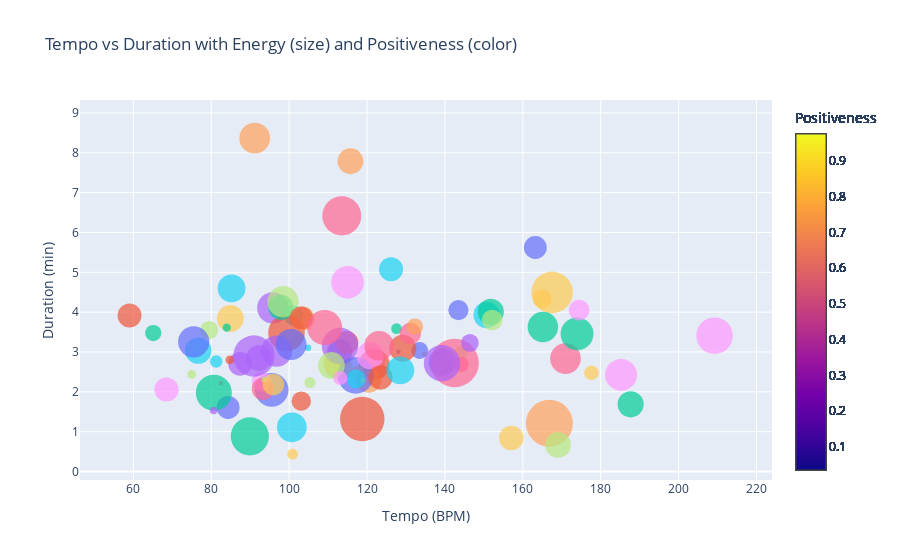

The code cell stored with this chart in its notebook:
### Markdown cell above
The distributions show that the Tempo, Key, Energy, Danceability and Valence are somewhat normally distributed with some double peaks. Songs are generally on the louder side and between 100-200 seconds (approx.1.5 to 3 minutes).

### Code cell
# Create Bubble Chart
fig = go.Figure()
# Add traces for each track
for index, row in filtered_df.iterrows():
    fig.add_trace(go.Scatter(
        x=[row['Tempo']],
        y=[row['Duration']/(1000*60)],
        mode='markers',
        marker=dict(
            size=row['Energy'] * 50,  # Adjust the size of the bubbles based on Energy
            color=row['Valence'],  # Use Valence for the color of the bubbles
            #colorscale= 'RdYlBu',  # Set the color scale from red to blue
            cmin=filtered_df['Valence'].min(),  # Set the minimum value for the color scale
            cmax=filtered_df['Valence'].max(),  # Set the maximum value for the color scale
            opacity= 0.7, # Set the opacity based on Normalized Loudness
            colorbar=dict(
                title='Positiveness'  # Label for the colorbar
            )
        ),
        text=row['Track Name'],  # Text to display when hovering over the bubbles
        hoverinfo='text',  showlegend=False,
    ))

# Update layout
fig.update_layout(
    title='Tempo vs Duration with Energy (size) and Positiveness (color)',
    xaxis=dict(title='Tempo (BPM)'),
    yaxis=dict(title='Duration (min)')
)

# Show the plot
fig.show()

### Figure 1 — Plotly figure (JSON) as saved in the notebook; plotly's stock layout.template omitted (floating-point values rounded to 4 significant figures)
{"data": [{"hoverinfo": "text", "marker": {"cmax": 0.975, "cmin": 0.0357, "color": 0.175, "colorbar": {"title": {"text": "Positiveness"}}, "opacity": 0.7, "size": 22.85}, "mode": "markers", "showlegend": false, "text": "A Day In The Life - Remastered 2009", "type": "scatter", "x": [163.2], "y": [5.624]}, {"hoverinfo": "text", "marker": {"cmax": 0.975, "cmin": 0.0357, "color": 0.879, "colorbar": {"title": {"text": "Positiveness"}}, "opacity": 0.7, "size": 44.45}, "mode": "markers", "showlegend": false, "text": "Sgt. Pepper's Lonely Hearts Club Band - Reprise / Remastered 2009", "type": "scatter", "x": [118.8], "y": [1.318]}, {"hoverinfo": "text", "marker": {"cmax": 0.975, "cmin": 0.0357, "color": 0.393, "colorbar": {"title": {"text": "Positiveness"}}, "opacity": 0.7, "size": 10.7}, "mode": "markers", "showlegend": false, "text": "She's Leaving Home - Remastered 2009", "type": "scatter", "x": [127.6], "y": [3.586]}, {"hoverinfo": "text", "marker": {"cmax": 0.975, "cmin": 0.0357, "color": 0.63, "colorbar": {"title": {"text": "Positiveness"}}, "opacity": 0.7, "size": 23.55}, "mode": "markers", "showlegend": false, "text": "Lovely Rita - Remastered 2009", "type": "scatter", "x": [87.38], "y": [2.702]}, {"hoverinfo": "text", "marker": {"cmax": 0.975, "cmin": 0.0357, "color": 0.661, "colorbar": {"title": {"text": "Positiveness"}}, "opacity": 0.7, "size": 12.05}, "mode": "markers", "showlegend": false, "text": "When I'm Sixty Four - Remastered 2009", "type": "scatter", "x": [140.4], "y": [2.628]}, {"hoverinfo": "text", "marker": {"cmax": 0.975, "cmin": 0.0357, "color": 0.354, "colorbar": {"title": {"text": "Positiveness"}}, "opacity": 0.7, "size": 23.95}, "mode": "markers", "showlegend": false, "text": "Within You Without You - Remastered 2009", "type": "scatter", "x": [126.2], "y": [5.078]}, {"hoverinfo": "text", "marker": {"cmax": 0.975, "cmin": 0.0357, "color": 0.71, "colorbar": {"title": {"text": "Positiveness"}}, "opacity": 0.7, "size": 20.65}, "mode": "markers", "showlegend": false, "text": "Being For The Benefit Of Mr. Kite! - Remastered 2009", "type": "scatter", "x": [111.9], "y": [2.626]}, {"hoverinfo": "text", "marker": {"cmax": 0.975, "cmin": 0.0357, "color": 0.619, "colorbar": {"title": {"text": "Positiveness"}}, "opacity": 0.7, "size": 25.35}, "mode": "markers", "showlegend": false, "text": "Fixing A Hole - Remastered 2009", "type": "scatter", "x": [113.0], "y": [2.614]}, {"hoverinfo": "text", "marker": {"cmax": 0.975, "cmin": 0.0357, "color": 0.764, "colorbar": {"title": {"text": "Positiveness"}}, "opacity": 0.7, "size": 23.55}, "mode": "markers", "showlegend": false, "text": "Getting Better - Remastered 2009", "type": "scatter", "x": [121.7], "y": [2.802]}, {"hoverinfo": "text", "marker": {"cmax": 0.975, "cmin": 0.0357, "color": 0.803, "colorbar": {"title": {"text": "Positiveness"}}, "opacity": 0.7, "size": 25.75}, "mode": "markers", "showlegend": false, "text": "With A Little Help From My Friends - Remastered 2009", "type": "scatter", "x": [112.0], "y": [2.735]}, {"hoverinfo": "text", "marker": {"cmax": 0.975, "cmin": 0.0357, "color": 0.583, "colorbar": {"title": {"text": "Positiveness"}}, "opacity": 0.7, "size": 33.65}, "mode": "markers", "showlegend": false, "text": "Sgt. Pepper's Lonely Hearts Club Band - Remastered 2009", "type": "scatter", "x": [95.51], "y": [2.048]}, {"hoverinfo": "text", "marker": {"cmax": 0.975, "cmin": 0.0357, "color": 0.93, "colorbar": {"title": {"text": "Positiveness"}}, "opacity": 0.7, "size": 30.9}, "mode": "markers", "showlegend": false, "text": "Good Morning Good Morning - Remastered 2009", "type": "scatter", "x": [121.8], "y": [2.687]}, {"hoverinfo": "text", "marker": {"cmax": 0.975, "cmin": 0.0357, "color": 0.668, "colorbar": {"title": {"text": "Positiveness"}}, "opacity": 0.7, "size": 16.25}, "mode": "markers", "showlegend": false, "text": "Lucy In The Sky With Diamonds - Remastered 2009", "type": "scatter", "x": [65.09], "y": [3.474]}, {"hoverinfo": "text", "marker": {"cmax": 0.975, "cmin": 0.0357, "color": 0.255, "colorbar": {"title": {"text": "Positiveness"}}, "opacity": 0.7, "size": 31.35}, "mode": "markers", "showlegend": false, "text": "Strawberry Fields Forever - Stereo Mix 2015", "type": "scatter", "x": [95.8], "y": [4.107]}, {"hoverinfo": "text", "marker": {"cmax": 0.975, "cmin": 0.0357, "color": 0.641, "colorbar": {"title": {"text": "Positiveness"}}, "opacity": 0.7, "size": 26.8}, "mode": "markers", "showlegend": false, "text": "Penny Lane - Stereo Mix 2017", "type": "scatter", "x": [112.9], "y": [2.986]}, {"hoverinfo": "text", "marker": {"cmax": 0.975, "cmin": 0.0357, "color": 0.0378, "colorbar": {"title": {"text": "Positiveness"}}, "opacity": 0.7, "size": 20.35}, "mode": "markers", "showlegend": false, "text": "Blue Jay Way - Remastered 2009", "type": "scatter", "x": [101.1], "y": [3.918]}, {"hoverinfo": "text", "marker": {"cmax": 0.975, "cmin": 0.0357, "color": 0.338, "colorbar": {"title": {"text": "Positiveness"}}, "opacity": 0.7, "size": 30.65}, "mode": "markers", "showlegend": false, "text": "Magical Mystery Tour - Remastered 2009", "type": "scatter", "x": [171.0], "y": [2.835]}, {"hoverinfo": "text", "marker": {"cmax": 0.975, "cmin": 0.0357, "color": 0.49, "colorbar": {"title": {"text": "Positiveness"}}, "opacity": 0.7, "size": 13}, "mode": "markers", "showlegend": false, "text": "The Fool On The Hill - Remastered 2009", "type": "scatter", "x": [144.2], "y": [2.985]}, {"hoverinfo": "text", "marker": {"cmax": 0.975, "cmin": 0.0357, "color": 0.261, "colorbar": {"title": {"text": "Positiveness"}}, "opacity": 0.7, "size": 19.75}, "mode": "markers", "showlegend": false, "text": "Flying - Remastered 2009", "type": "scatter", "x": [92.93], "y": [2.259]}, {"hoverinfo": "text", "marker": {"cmax": 0.975, "cmin": 0.0357, "color": 0.724, "colorbar": {"title": {"text": "Positiveness"}}, "opacity": 0.7, "size": 14.65}, "mode": "markers", "showlegend": false, "text": "Your Mother Should Know - Remastered 2009", "type": "scatter", "x": [117.6], "y": [2.474]}, {"hoverinfo": "text", "marker": {"cmax": 0.975, "cmin": 0.0357, "color": 0.49, "colorbar": {"title": {"text": "Positiveness"}}, "opacity": 0.7, "size": 24.4}, "mode": "markers", "showlegend": false, "text": "Penny Lane - Remastered 2009", "type": "scatter", "x": [113.0], "y": [3.015]}, {"hoverinfo": "text", "marker": {"cmax": 0.975, "cmin": 0.0357, "color": 0.806, "colorbar": {"title": {"text": "Positiveness"}}, "opacity": 0.7, "size": 36.65}, "mode": "markers", "showlegend": false, "text": "Hello, Goodbye - Remastered 2009", "type": "scatter", "x": [99.31], "y": [3.481]}, {"hoverinfo": "text", "marker": {"cmax": 0.975, "cmin": 0.0357, "color": 0.289, "colorbar": {"title": {"text": "Positiveness"}}, "opacity": 0.7, "size": 25.1}, "mode": "markers", "showlegend": false, "text": "Strawberry Fields Forever - Remastered 2009", "type": "scatter", "x": [97.87], "y": [4.122]}, {"hoverinfo": "text", "marker": {"cmax": 0.975, "cmin": 0.0357, "color": 0.467, "colorbar": {"title": {"text": "Positiveness"}}, "opacity": 0.7, "size": 31.25}, "mode": "markers", "showlegend": false, "text": "Baby, You're A Rich Man - Remastered 2009", "type": "scatter", "x": [96.75], "y": [3.022]}, {"hoverinfo": "text", "marker": {"cmax": 0.975, "cmin": 0.0357, "color": 0.653, "colorbar": {"title": {"text": "Positiveness"}}, "opacity": 0.7, "size": 24}, "mode": "markers", "showlegend": false, "text": "All You Need Is Love - Remastered 2009", "type": "scatter", "x": [103.4], "y": [3.84]}, {"hoverinfo": "text", "marker": {"cmax": 0.975, "cmin": 0.0357, "color": 0.654, "colorbar": {"title": {"text": "Positiveness"}}, "opacity": 0.7, "size": 27.8}, "mode": "markers", "showlegend": false, "text": "I Am The Walrus - Remastered 2009", "type": "scatter", "x": [85.21], "y": [4.598]}, {"hoverinfo": "text", "marker": {"cmax": 0.975, "cmin": 0.0357, "color": 0.52, "colorbar": {"title": {"text": "Positiveness"}}, "opacity": 0.7, "size": 22.25}, "mode": "markers", "showlegend": false, "text": "Piggies - Remastered 2009", "type": "scatter", "x": [93.25], "y": [2.071]}, {"hoverinfo": "text", "marker": {"cmax": 0.975, "cmin": 0.0357, "color": 0.372, "colorbar": {"title": {"text": "Positiveness"}}, "opacity": 0.7, "size": 6.35}, "mode": "markers", "showlegend": false, "text": "Blackbird - Remastered 2009", "type": "scatter", "x": [93.7], "y": [2.306]}, {"hoverinfo": "text", "marker": {"cmax": 0.975, "cmin": 0.0357, "color": 0.717, "colorbar": {"title": {"text": "Positiveness"}}, "opacity": 0.7, "size": 24.15}, "mode": "markers", "showlegend": false, "text": "I'm So Tired - Remastered 2009", "type": "scatter", "x": [68.49], "y": [2.058]}, {"hoverinfo": "text", "marker": {"cmax": 0.975, "cmin": 0.0357, "color": 0.824, "colorbar": {"title": {"text": "Positiveness"}}, "opacity": 0.7, "size": 14.6}, "mode": "markers", "showlegend": false, "text": "Martha My Dear - Remastered 2009", "type": "scatter", "x": [177.6], "y": [2.476]}, {"hoverinfo": "text", "marker": {"cmax": 0.975, "cmin": 0.0357, "color": 0.44, "colorbar": {"title": {"text": "Positiveness"}}, "opacity": 0.7, "size": 27}, "mode": "markers", "showlegend": false, "text": "Happiness Is A Warm Gun - Remastered 2009", "type": "scatter", "x": [139.3], "y": [2.742]}, {"hoverinfo": "text", "marker": {"cmax": 0.975, "cmin": 0.0357, "color": 0.648, "colorbar": {"title": {"text": "Positiveness"}}, "opacity": 0.7, "size": 22.95}, "mode": "markers", "showlegend": false, "text": "The Continuing Story Of Bungalow Bill - Remastered 2009", "type": "scatter", "x": [114.8], "y": [3.236]}, {"hoverinfo": "text", "marker": {"cmax": 0.975, "cmin": 0.0357, "color": 0.152, "colorbar": {"title": {"text": "Positiveness"}}, "opacity": 0.7, "size": 38.15}, "mode": "markers", "showlegend": false, "text": "Wild Honey Pie - Remastered 2009", "type": "scatter", "x": [89.9], "y": [0.8829]}, {"hoverinfo": "text", "marker": {"cmax": 0.975, "cmin": 0.0357, "color": 0.975, "colorbar": {"title": {"text": "Positiveness"}}, "opacity": 0.7, "size": 36.4}, "mode": "markers", "showlegend": false, "text": "Ob-La-Di, Ob-La-Da - Remastered 2009", "type": "scatter", "x": [113.1], "y": [3.149]}, {"hoverinfo": "text", "marker": {"cmax": 0.975, "cmin": 0.0357, "color": 0.789, "colorbar": {"title": {"text": "Positiveness"}}, "opacity": 0.7, "size": 25.5}, "mode": "markers", "showlegend": false, "text": "Glass Onion - Remastered 2009", "type": "scatter", "x": [120.4], "y": [2.297]}, {"hoverinfo": "text", "marker": {"cmax": 0.975, "cmin": 0.0357, "color": 0.332, "colorbar": {"title": {"text": "Positiveness"}}, "opacity": 0.7, "size": 26.45}, "mode": "markers", "showlegend": false, "text": "Dear Prudence - Remastered 2009", "type": "scatter", "x": [150.7], "y": [3.93]}, {"hoverinfo": "text", "marker": {"cmax": 0.975, "cmin": 0.0357, "color": 0.494, "colorbar": {"title": {"text": "Positiveness"}}, "opacity": 0.7, "size": 48.45}, "mode": "markers", "showlegend": false, "text": "Back In The U.S.S.R. - Remastered 2009", "type": "scatter", "x": [142.5], "y": [2.724]}, {"hoverinfo": "text", "marker": {"cmax": 0.975, "cmin": 0.0357, "color": 0.648, "colorbar": {"title": {"text": "Positiveness"}}, "opacity": 0.7, "size": 18.15}, "mode": "markers", "showlegend": false, "text": "Rocky Raccoon - Remastered 2009", "type": "scatter", "x": [79.46], "y": [3.552]}, {"hoverinfo": "text", "marker": {"cmax": 0.975, "cmin": 0.0357, "color": 0.702, "colorbar": {"title": {"text": "Positiveness"}}, "opacity": 0.7, "size": 32.7}, "mode": "markers", "showlegend": false, "text": "While My Guitar Gently Weeps - Remastered 2009", "type": "scatter", "x": [115], "y": [4.75]}, {"hoverinfo": "text", "marker": {"cmax": 0.975, "cmin": 0.0357, "color": 0.946, "colorbar": {"title": {"text": "Positiveness"}}, "opacity": 0.7, "size": 26.85}, "mode": "markers", "showlegend": false, "text": "Don't Pass Me By - Remastered 2009", "type": "scatter", "x": [84.89], "y": [3.841]}, {"hoverinfo": "text", "marker": {"cmax": 0.975, "cmin": 0.0357, "color": 0.81, "colorbar": {"title": {"text": "Positiveness"}}, "opacity": 0.7, "size": 36.55}, "mode": "markers", "showlegend": false, "text": "Everybody's Got Something To Hide Except Me And My Monkey - Remastered 2009", "type": "scatter", "x": [117.1], "y": [2.413]}, {"hoverinfo": "text", "marker": {"cmax": 0.975, "cmin": 0.0357, "color": 0.832, "colorbar": {"title": {"text": "Positiveness"}}, "opacity": 0.7, "size": 19.35}, "mode": "markers", "showlegend": false, "text": "I Will - Remastered 2009", "type": "scatter", "x": [103.1], "y": [1.766]}, {"hoverinfo": "text", "marker": {"cmax": 0.975, "cmin": 0.0357, "color": 0.957, "colorbar": {"title": {"text": "Positiveness"}}, "opacity": 0.7, "size": 26.1}, "mode": "markers", "showlegend": false, "text": "Why Don't We Do It In The Road? - Remastered 2009", "type": "scatter", "x": [187.7], "y": [1.686]}, {"hoverinfo": "text", "marker": {"cmax": 0.975, "cmin": 0.0357, "color": 0.178, "colorbar": {"title": {"text": "Positiveness"}}, "opacity": 0.7, "size": 17.75}, "mode": "markers", "showlegend": false, "text": "Good Night - Remastered 2009", "type": "scatter", "x": [146.4], "y": [3.229]}, {"hoverinfo": "text", "marker": {"cmax": 0.975, "cmin": 0.0357, "color": 0.101, "colorbar": {"title": {"text": "Positiveness"}}, "opacity": 0.7, "size": 30.75}, "mode": "markers", "showlegend": false, "text": "Revolution 9 - Remastered 2009", "type": "scatter", "x": [91.16], "y": [8.367]}, {"hoverinfo": "text", "marker": {"cmax": 0.975, "cmin": 0.0357, "color": 0.362, "colorbar": {"title": {"text": "Positiveness"}}, "opacity": 0.7, "size": 26.45}, "mode": "markers", "showlegend": false, "text": "Cry Baby Cry - Remastered 2009", "type": "scatter", "x": [76.64], "y": [3.035]}, {"hoverinfo": "text", "marker": {"cmax": 0.975, "cmin": 0.0357, "color": 0.553, "colorbar": {"title": {"text": "Positiveness"}}, "opacity": 0.7, "size": 14.85}, "mode": "markers", "showlegend": false, "text": "Honey Pie - Remastered 2009", "type": "scatter", "x": [144.2], "y": [2.686]}, {"hoverinfo": "text", "marker": {"cmax": 0.975, "cmin": 0.0357, "color": 0.695, "colorbar": {"title": {"text": "Positiveness"}}, "opacity": 0.7, "size": 31.3}, "mode": "markers", "showlegend": false, "text": "Revolution 1 - Remastered 2009", "type": "scatter", "x": [98.42], "y": [4.262]}, {"hoverinfo": "text", "marker": {"cmax": 0.975, "cmin": 0.0357, "color": 0.793, "colorbar": {"title": {"text": "Positiveness"}}, "opacity": 0.7, "size": 27.2}, "mode": "markers", "showlegend": false, "text": "Savoy Truffle - Remastered 2009", "type": "scatter", "x": [120.8], "y": [2.908]}, {"hoverinfo": "text", "marker": {"cmax": 0.975, "cmin": 0.0357, "color": 0.281, "colorbar": {"title": {"text": "Positiveness"}}, "opacity": 0.7, "size": 41.55}, "mode": "markers", "showlegend": false, "text": "Helter Skelter - Remastered 2009", "type": "scatter", "x": [167.5], "y": [4.496]}, {"hoverinfo": "text", "marker": {"cmax": 0.975, "cmin": 0.0357, "color": 0.671, "colorbar": {"title": {"text": "Positiveness"}}, "opacity": 0.7, "size": 31.2}, "mode": "markers", "showlegend": false, "text": "Sexy Sadie - Remastered 2009", "type": "scatter", "x": [75.48], "y": [3.254]}, {"hoverinfo": "text", "marker": {"cmax": 0.975, "cmin": 0.0357, "color": 0.401, "colorbar": {"title": {"text": "Positiveness"}}, "opacity": 0.7, "size": 8.9}, "mode": "markers", "showlegend": false, "text": "Mother Nature's Son - Remastered 2009", "type": "scatter", "x": [84.78], "y": [2.8]}, {"hoverinfo": "text", "marker": {"cmax": 0.975, "cmin": 0.0357, "color": 0.435, "colorbar": {"title": {"text": "Positiveness"}}, "opacity": 0.7, "size": 26.25}, "mode": "markers", "showlegend": false, "text": "Yer Blues - Remastered 2009", "type": "scatter", "x": [151.8], "y": [4.008]}, {"hoverinfo": "text", "marker": {"cmax": 0.975, "cmin": 0.0357, "color": 0.91, "colorbar": {"title": {"text": "Positiveness"}}, "opacity": 0.7, "size": 36.35}, "mode": "markers", "showlegend": false, "text": "Birthday - Remastered 2009", "type": "scatter", "x": [139.2], "y": [2.718]}, {"hoverinfo": "text", "marker": {"cmax": 0.975, "cmin": 0.0357, "color": 0.193, "colorbar": {"title": {"text": "Positiveness"}}, "opacity": 0.7, "size": 4.765}, "mode": "markers", "showlegend": false, "text": "Julia - Remastered 2009", "type": "scatter", "x": [134.7], "y": [2.944]}, {"hoverinfo": "text", "marker": {"cmax": 0.975, "cmin": 0.0357, "color": 0.163, "colorbar": {"title": {"text": "Positiveness"}}, "opacity": 0.7, "size": 6.45}, "mode": "markers", "showlegend": false, "text": "Long, Long, Long - Remastered 2009", "type": "scatter", "x": [104.8], "y": [3.105]}, {"hoverinfo": "text", "marker": {"cmax": 0.975, "cmin": 0.0357, "color": 0.199, "colorbar": {"title": {"text": "Positiveness"}}, "opacity": 0.7, "size": 39.05}, "mode": "markers", "showlegend": false, "text": "It's All Too Much - Remastered 2009", "type": "scatter", "x": [113.5], "y": [6.417]}, {"hoverinfo": "text", "marker": {"cmax": 0.975, "cmin": 0.0357, "color": 0.688, "colorbar": {"title": {"text": "Positiveness"}}, "opacity": 0.7, "size": 26.8}, "mode": "markers", "showlegend": false, "text": "Yellow Submarine - Remastered 2009", "type": "scatter", "x": [110.8], "y": [2.662]}, {"hoverinfo": "text", "marker": {"cmax": 0.975, "cmin": 0.0357, "color": 0.801, "colorbar": {"title": {"text": "Positiveness"}}, "opacity": 0.7, "size": 36.55}, "mode": "markers", "showlegend": false, "text": "Only A Northern Song - Remastered 2009", "type": "scatter", "x": [209.2], "y": [3.408]}, {"hoverinfo": "text", "marker": {"cmax": 0.975, "cmin": 0.0357, "color": 0.778, "colorbar": {"title": {"text": "Positiveness"}}, "opacity": 0.7, "size": 21.55}, "mode": "markers", "showlegend": false, "text": "All Together Now - Remastered 2009", "type": "scatter", "x": [95.94], "y": [2.182]}, {"hoverinfo": "text", "marker": {"cmax": 0.975, "cmin": 0.0357, "color": 0.947, "colorbar": {"title": {"text": "Positiveness"}}, "opacity": 0.7, "size": 30.85}, "mode": "markers", "showlegend": false, "text": "Hey Bulldog - Remastered 2009", "type": "scatter", "x": [100.5], "y": [3.188]}, {"hoverinfo": "text", "marker": {"cmax": 0.975, "cmin": 0.0357, "color": 0.627, "colorbar": {"title": {"text": "Positiveness"}}, "opacity": 0.7, "size": 23.15}, "mode": "markers", "showlegend": false, "text": "All You Need Is Love - Remastered 2009", "type": "scatter", "x": [103.1], "y": [3.854]}, {"hoverinfo": "text", "marker": {"cmax": 0.975, "cmin": 0.0357, "color": 0.0489, "colorbar": {"title": {"text": "Positiveness"}}, "opacity": 0.7, "size": 8.3}, "mode": "markers", "showlegend": false, "text": "Sea Of Monsters - Remastered 2009", "type": "scatter", "x": [83.97], "y": [3.612]}, {"hoverinfo": "text", "marker": {"cmax": 0.975, "cmin": 0.0357, "color": 0.0629, "colorbar": {"title": {"text": "Positiveness"}}, "opacity": 0.7, "size": 4.8}, "mode": "markers", "showlegend": false, "text": "Sea Of Time - Remastered 2009", "type": "scatter", "x": [128.1], "y": [3.004]}, {"hoverinfo": "text", "marker": {"cmax": 0.975, "cmin": 0.0357, "color": 0.0357, "colorbar": {"title": {"text": "Positiveness"}}, "opacity": 0.7, "size": 4.97}, "mode": "markers", "showlegend": false, "text": "Sea Of Holes - Remastered 2009", "type": "scatter", "x": [119.0], "y": [2.278]}, {"hoverinfo": "text", "marker": {"cmax": 0.975, "cmin": 0.0357, "color": 0.16, "colorbar": {"title": {"text": "Positiveness"}}, "opacity": 0.7, "size": 18.9}, "mode": "markers", "showlegend": false, "text": "March Of The Meanies - Remastered 2009", "type": "scatter", "x": [117.2], "y": [2.323]}, {"hoverinfo": "text", "marker": {"cmax": 0.975, "cmin": 0.0357, "color": 0.0462, "colorbar": {"title": {"text": "Positiveness"}}, "opacity": 0.7, "size": 4.51}, "mode": "markers", "showlegend": false, "text": "Pepperland Laid Waste - Remastered 2009", "type": "scatter", "x": [82.42], "y": [2.213]}, {"hoverinfo": "text", "marker": {"cmax": 0.975, "cmin": 0.0357, "color": 0.271, "colorbar": {"title": {"text": "Positiveness"}}, "opacity": 0.7, "size": 10.95}, "mode": "markers", "showlegend": false, "text": "Yellow Submarine In Pepperland - Remastered 2009", "type": "scatter", "x": [105.3], "y": [2.234]}, {"hoverinfo": "text", "marker": {"cmax": 0.975, "cmin": 0.0357, "color": 0.367, "colorbar": {"title": {"text": "Positiveness"}}, "opacity": 0.7, "size": 14.05}, "mode": "markers", "showlegend": false, "text": "Pepperland - Remastered 2009", "type": "scatter", "x": [113.1], "y": [2.346]}, {"hoverinfo": "text", "marker": {"cmax": 0.975, "cmin": 0.0357, "color": 0.187, "colorbar": {"title": {"text": "Positiveness"}}, "opacity": 0.7, "size": 18.8}, "mode": "markers", "showlegend": false, "text": "Come Together - Remastered 2009", "type": "scatter", "x": [165.0], "y": [4.332]}, {"hoverinfo": "text", "marker": {"cmax": 0.975, "cmin": 0.0357, "color": 0.377, "colorbar": {"title": {"text": "Positiveness"}}, "opacity": 0.7, "size": 16.9}, "mode": "markers", "showlegend": false, "text": "Something - Remastered 2009", "type": "scatter", "x": [133.5], "y": [3.038]}, {"hoverinfo": "text", "marker": {"cmax": 0.975, "cmin": 0.0357, "color": 0.394, "colorbar": {"title": {"text": "Positiveness"}}, "opacity": 0.7, "size": 27}, "mode": "markers", "showlegend": false, "text": "Here Comes The Sun - Remastered 2009", "type": "scatter", "x": [129.2], "y": [3.096]}, {"hoverinfo": "text", "marker": {"cmax": 0.975, "cmin": 0.0357, "color": 0.549, "colorbar": {"title": {"text": "Positiveness"}}, "opacity": 0.7, "size": 32.8}, "mode": "markers", "showlegend": false, "text": "Oh! Darling - Remastered 2009", "type": "scatter", "x": [173.9], "y": [3.454]}, {"hoverinfo": "text", "marker": {"cmax": 0.975, "cmin": 0.0357, "color": 0.73, "colorbar": {"title": {"text": "Positiveness"}}, "opacity": 0.7, "size": 25.6}, "mode": "markers", "showlegend": false, "text": "Octopus's Garden - Remastered 2009", "type": "scatter", "x": [92.22], "y": [2.845]}, {"hoverinfo": "text", "marker": {"cmax": 0.975, "cmin": 0.0357, "color": 0.42, "colorbar": {"title": {"text": "Positiveness"}}, "opacity": 0.7, "size": 25.75}, "mode": "markers", "showlegend": false, "text": "I Want You (She's So Heavy) - Remastered 2009", "type": "scatter", "x": [115.7], "y": [7.789]}, {"hoverinfo": "text", "marker": {"cmax": 0.975, "cmin": 0.0357, "color": 0.162, "colorbar": {"title": {"text": "Positiveness"}}, "opacity": 0.7, "size": 12.45}, "mode": "markers", "showlegend": false, "text": "Because - Remastered 2009", "type": "scatter", "x": [81.26], "y": [2.761]}, {"hoverinfo": "text", "marker": {"cmax": 0.975, "cmin": 0.0357, "color": 0.726, "colorbar": {"title": {"text": "Positiveness"}}, "opacity": 0.7, "size": 21.3}, "mode": "markers", "showlegend": false, "text": "Maxwell's Silver Hammer - Remastered 2009", "type": "scatter", "x": [131.1], "y": [3.465]}, {"hoverinfo": "text", "marker": {"cmax": 0.975, "cmin": 0.0357, "color": 0.192, "colorbar": {"title": {"text": "Positiveness"}}, "opacity": 0.7, "size": 8.85}, "mode": "markers", "showlegend": false, "text": "Sun King - Remastered 2009", "type": "scatter", "x": [74.99], "y": [2.438]}, {"hoverinfo": "text", "marker": {"cmax": 0.975, "cmin": 0.0357, "color": 0.223, "colorbar": {"title": {"text": "Positiveness"}}, "opacity": 0.7, "size": 20.8}, "mode": "markers", "showlegend": false, "text": "You Never Give Me Your Money - Remastered 2009", "type": "scatter", "x": [174.5], "y": [4.05]}, {"hoverinfo": "text", "marker": {"cmax": 0.975, "cmin": 0.0357, "color": 0.522, "colorbar": {"title": {"text": "Positiveness"}}, "opacity": 0.7, "size": 10.75}, "mode": "markers", "showlegend": false, "text": "Her Majesty - Remastered 2009", "type": "scatter", "x": [100.9], "y": [0.4331]}, {"hoverinfo": "text", "marker": {"cmax": 0.975, "cmin": 0.0357, "color": 0.704, "colorbar": {"title": {"text": "Positiveness"}}, "opacity": 0.7, "size": 22.9}, "mode": "markers", "showlegend": false, "text": "Carry That Weight - Remastered 2009", "type": "scatter", "x": [84.32], "y": [1.608]}, {"hoverinfo": "text", "marker": {"cmax": 0.975, "cmin": 0.0357, "color": 0.222, "colorbar": {"title": {"text": "Positiveness"}}, "opacity": 0.7, "size": 24.35}, "mode": "markers", "showlegend": false, "text": "The End - Remastered 2009", "type": "scatter", "x": [123.4], "y": [2.36]}, {"hoverinfo": "text", "marker": {"cmax": 0.975, "cmin": 0.0357, "color": 0.69, "colorbar": {"title": {"text": "Positiveness"}}, "opacity": 0.7, "size": 36}, "mode": "markers", "showlegend": false, "text": "She Came In Through The Bathroom Window - Remastered 2009", "type": "scatter", "x": [80.65], "y": [1.977]}, {"hoverinfo": "text", "marker": {"cmax": 0.975, "cmin": 0.0357, "color": 0.239, "colorbar": {"title": {"text": "Positiveness"}}, "opacity": 0.7, "size": 7.6}, "mode": "markers", "showlegend": false, "text": "Golden Slumbers - Remastered 2009", "type": "scatter", "x": [80.61], "y": [1.529]}, {"hoverinfo": "text", "marker": {"cmax": 0.975, "cmin": 0.0357, "color": 0.499, "colorbar": {"title": {"text": "Positiveness"}}, "opacity": 0.7, "size": 46.95}, "mode": "markers", "showlegend": false, "text": "Polythene Pam - Remastered 2009", "type": "scatter", "x": [166.8], "y": [1.211]}, {"hoverinfo": "text", "marker": {"cmax": 0.975, "cmin": 0.0357, "color": 0.97, "colorbar": {"title": {"text": "Positiveness"}}, "opacity": 0.7, "size": 29.8}, "mode": "markers", "showlegend": false, "text": "Mean Mr Mustard - Remastered 2009", "type": "scatter", "x": [100.7], "y": [1.109]}, {"hoverinfo": "text", "marker": {"cmax": 0.975, "cmin": 0.0357, "color": 0.931, "colorbar": {"title": {"text": "Positiveness"}}, "opacity": 0.7, "size": 35.1}, "mode": "markers", "showlegend": false, "text": "Two Of Us - Remastered 2009", "type": "scatter", "x": [109.1], "y": [3.614]}, {"hoverinfo": "text", "marker": {"cmax": 0.975, "cmin": 0.0357, "color": 0.858, "colorbar": {"title": {"text": "Positiveness"}}, "opacity": 0.7, "size": 20.6}, "mode": "markers", "showlegend": false, "text": "Across The Universe - Remastered 2009", "type": "scatter", "x": [152.1], "y": [3.802]}, {"hoverinfo": "text", "marker": {"cmax": 0.975, "cmin": 0.0357, "color": 0.525, "colorbar": {"title": {"text": "Positiveness"}}, "opacity": 0.7, "size": 31.9}, "mode": "markers", "showlegend": false, "text": "I Me Mine - Remastered 2009", "type": "scatter", "x": [185.2], "y": [2.426]}, {"hoverinfo": "text", "marker": {"cmax": 0.975, "cmin": 0.0357, "color": 0.67, "colorbar": {"title": {"text": "Positiveness"}}, "opacity": 0.7, "size": 24.45}, "mode": "markers", "showlegend": false, "text": "Dig It - Remastered 2009", "type": "scatter", "x": [157.0], "y": [0.8411]}, {"hoverinfo": "text", "marker": {"cmax": 0.975, "cmin": 0.0357, "color": 0.41, "colorbar": {"title": {"text": "Positiveness"}}, "opacity": 0.7, "size": 20.15}, "mode": "markers", "showlegend": false, "text": "Let It Be - Remastered 2009", "type": "scatter", "x": [143.5], "y": [4.05]}, {"hoverinfo": "text", "marker": {"cmax": 0.975, "cmin": 0.0357, "color": 0.527, "colorbar": {"title": {"text": "Positiveness"}}, "opacity": 0.7, "size": 23.9}, "mode": "markers", "showlegend": false, "text": "Dig A Pony - Remastered 2009", "type": "scatter", "x": [59.0], "y": [3.917]}, {"hoverinfo": "text", "marker": {"cmax": 0.975, "cmin": 0.0357, "color": 0.364, "colorbar": {"title": {"text": "Positiveness"}}, "opacity": 0.7, "size": 30.45}, "mode": "markers", "showlegend": false, "text": "I've Got A Feeling - Remastered 2009", "type": "scatter", "x": [165.2], "y": [3.626]}, {"hoverinfo": "text", "marker": {"cmax": 0.975, "cmin": 0.0357, "color": 0.888, "colorbar": {"title": {"text": "Positiveness"}}, "opacity": 0.7, "size": 41.4}, "mode": "markers", "showlegend": false, "text": "One After 909 - Remastered 2009", "type": "scatter", "x": [90.95], "y": [2.899]}, {"hoverinfo": "text", "marker": {"cmax": 0.975, "cmin": 0.0357, "color": 0.392, "colorbar": {"title": {"text": "Positiveness"}}, "opacity": 0.7, "size": 16.45}, "mode": "markers", "showlegend": false, "text": "The Long And Winding Road - Remastered 2009", "type": "scatter", "x": [132.3], "y": [3.636]}, {"hoverinfo": "text", "marker": {"cmax": 0.975, "cmin": 0.0357, "color": 0.955, "colorbar": {"title": {"text": "Positiveness"}}, "opacity": 0.7, "size": 27.8}, "mode": "markers", "showlegend": false, "text": "For You Blue - Remastered 2009", "type": "scatter", "x": [128.5], "y": [2.537]}, {"hoverinfo": "text", "marker": {"cmax": 0.975, "cmin": 0.0357, "color": 0.332, "colorbar": {"title": {"text": "Positiveness"}}, "opacity": 0.7, "size": 29.6}, "mode": "markers", "showlegend": false, "text": "Get Back - Remastered 2009", "type": "scatter", "x": [123.1], "y": [3.156]}, {"hoverinfo": "text", "marker": {"cmax": 0.975, "cmin": 0.0357, "color": 0.524, "colorbar": {"title": {"text": "Positiveness"}}, "opacity": 0.7, "size": 25.75}, "mode": "markers", "showlegend": false, "text": "Maggie Mae - Remastered 2009", "type": "scatter", "x": [169.0], "y": [0.6673]}], "layout": {"title": {"text": "Tempo vs Duration with Energy (size) and Positiveness (color)"}, "xaxis": {"title": {"text": "Tempo (BPM)"}}, "yaxis": {"title": {"text": "Duration (min)"}}}}
